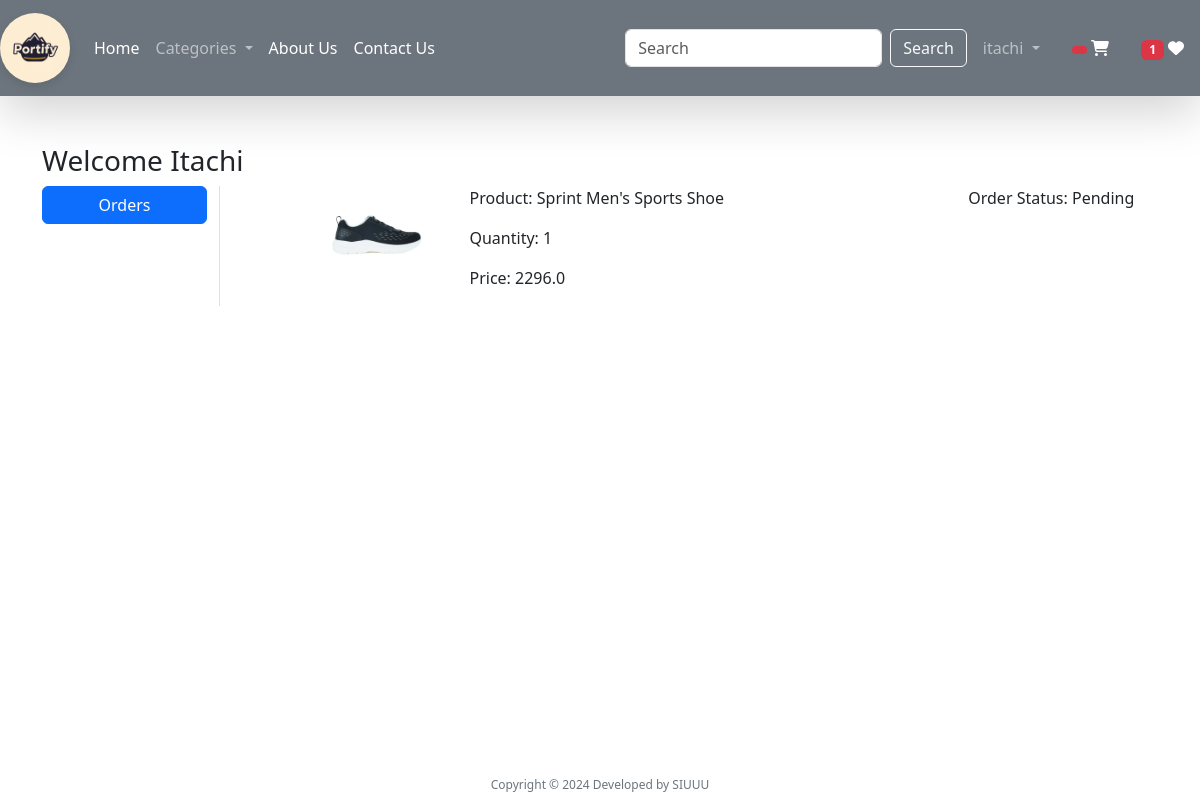
Page /orders/ (signed in) on the committed database.
### app/models.py (models this page shows, shortened)
class OrderPlaced(models.Model):
    user = models.ForeignKey(User, on_delete=models.CASCADE)
    customer = models.ForeignKey(Customer, on_delete=models.CASCADE)
    product = models.ForeignKey(Product, on_delete=models.CASCADE)
    quantity = models.PositiveIntegerField(default=1)
    ordered_date = models.DateTimeField(auto_now_add=True)
    status = models.CharField(max_length=50, choices=STATUS_CHOICE, default='Pending')
    payment = models.ForeignKey(Payment, on_delete=models.CASCADE, null=True, blank=True)
    @property
    def total_cost(self):
        return self.quantity * self.product.discounted_price

class Product(models.Model):
    title = models.CharField(max_length=100)
    selling_price = models.FloatField()
    discounted_price = models.FloatField()
    description = models.TextField()
    composition = models.TextField(default='')
    prodapp = models.TextField(default='')
    category = models.CharField(choices=CATEGORY_CHOICE, max_length=5)
    product_image = models.ImageField(upload_to='product')

### app/views.py (the view)
# urls.py: path('orders/',views.orders,name='orders'),
@login_required
def orders(request):
    totalitem = 0
    if request.user.is_authenticated:
        totalitem = len(Cart.objects.filter(user = request.user))
    item_in_wishlist = 0
    if request.user.is_authenticated:
        item_in_wishlist = len(Wishlist.objects.filter(user = request.user))
    order_placed = OrderPlaced.objects.filter(user = request.user)
    return render(request, 'app/orders.html',locals())

### app/templates/app/orders.html (shortened to what this page needs)
{% extends "app/base.html" %}
{% load static %}
{% block main-content %}
<div class="container my-5">
    <div class="row">
        <h3>Welcome <span class="text-capitalize">{{request.user}}</span></h3>
        <div class="col-sm-2 border-end">
            <ul class="list-unstyled">
                <li class="d-grid"><a href="{% url 'orders'%}" class="btn btn-primary">Orders</a></li>
            </ul>
        </div>
        <div class="col-sm-9 offset-sm-1">
            {% for op in order_placed %}
            <div class="row">
                <div class="col-sm-2">
                    <img src="{{op.product.product_image.url}}" alt="" class="img-fluid" height="100" width="100">
                </div>
                <div class="col-sm-7">
                    <p>Product: {{op.product.title}}</p>
                    <p>Quantity: {{op.quantity}}</p>
                    <p>Price: {{op.total_cost}}</p>
                </div>
                <div class="col-sm-3">
                    <p>Order Status: {{op.status}}</p>
                </div>
            </div>
            {% endfor %}
        </div>
    </div>
</div>
{% endblock main-content %}

### app/templates/app/base.html (shortened to what this page needs)
{% load static %}
<!DOCTYPE html>
<html lang="en">
<head>
    <link href="https://cdn.jsdelivr.net/npm/bootstrap@5.3.3/dist/css/bootstrap.min.css" rel="stylesheet"
>
    <link rel="stylesheet" href="{% static 'app/css/owl.carousel.min.css'%}">
    <link rel="stylesheet" href="{% static 'app/css/all.min.css'%}">
    <link rel="stylesheet" href="{% static 'app/css/style.css' %}">
    <link rel="stylesheet" href="https://cdnjs.cloudflare.com/ajax/libs/font-awesome/6.0.0-beta3/css/all.min.css">
</head>
<body>
   <nav class="navbar navbar-expand-lg navbar-dark bg-secondary shadow-lg">
      <div class="container-fluid">
        <a class="navbar-brand" href="#">
    <img src="{% static 'app/images/output.jpg' %}" height="70" width="70" class="logo">
</a>
        <div class="collapse navbar-collapse" id="navbarSupportedContent">
          <ul class="navbar-nav me-auto mb-2 mb-lg-0">
            {% if request.user.is_authenticated %}
            <li class="nav-item">
              <a class="nav-link active" aria-current="page" href="/">Home</a>
            </li>
            <li class="nav-item dropdown">
              <a class="nav-link dropdown-toggle" href="#" role="button" data-bs-toggle="dropdown" aria-expanded="false">
                Categories
              </a>
            </li>
            <li class="nav-item">
              <a class="nav-link text-white" href="{% url 'about' %}">About Us</a>
            </li>
            <li class="nav-item">
              <a class="nav-link text-white" href="{% url 'contact' %}">Contact Us</a>
            </li>
          </ul>
          <form class="d-flex" role="search" action="/search">
            <input class="form-control me-2" type="search" placeholder="Search" name="search" aria-label="Search">
            <button class="btn btn-outline-light" type="submit">Search</button>
          </form>
        </div>
        <ul class="navbar-nav me-auto mb-2 mb-lg-0">
          <li class="nav-item dropdown mx-2">
            <a class="nav-link dropdown-toggle" href="#" role="button" data-bs-toggle="dropdown" aria-expanded="false">
              {{request.user}}
            </a>
          </li>
          <li class="nav-item dropdown mx-2">
            <a class="nav-link text-white" href="{% url 'showcart' %}">
                <span class="badge bg-danger">
                </span>
                <i class="fa fa-shopping-cart"></i>
            </a>
          </li>
                <li class="nav-item dropdown mx-2">
                    <a class="nav-link text-white" href="{% url 'wishlist' %}"> <span class="badge bg-danger"> {% if item_in_wishlist > 0 %}{{item_in_wishlist}} {% endif %} </span> <i class="fa fa-heart"></i></a>
                </li>
          {% endif %}
        </ul>
      </div>
    </nav>
    {% block main-content %} {% endblock main-content %}
    <footer class="container-fluid fixed-bottom">
        <div class="text-center">
            <span>
                Copyright &copy;
                <script>document.write(new Date().getFullYear())</script> Developed by SIUUU
            </span>
        </div>
    </footer>
</body>
</html>

### app/templates/app/base.html (style rules this page uses)
.navbar-brand { position: relative; }
.logo { transition: transform 0.3s ease, filter 0.3s ease; cursor: pointer; border-radius: 50%; box-shadow: 0 4px 10px rgba(0, 0, 0, 0.1); }
.logo { animation: bounce 2s infinite; }
footer { padding: 5px 0; }
.text-center span { font-size: 12px; color: #6c757d; padding: 0; }
.container-fluid { padding-left: 0; padding-right: 0; }

### rows in the picture
OrderPlaced: product.product_image (picture), product "Sprint Men's Sports Shoe", quantity "1", total_cost "2296.0", status "Pending"

### other values in the picture
{{ request.user }} "itachi"
{{ item_in_wishlist }} "1"
{{ request.user }} "Itachi"
